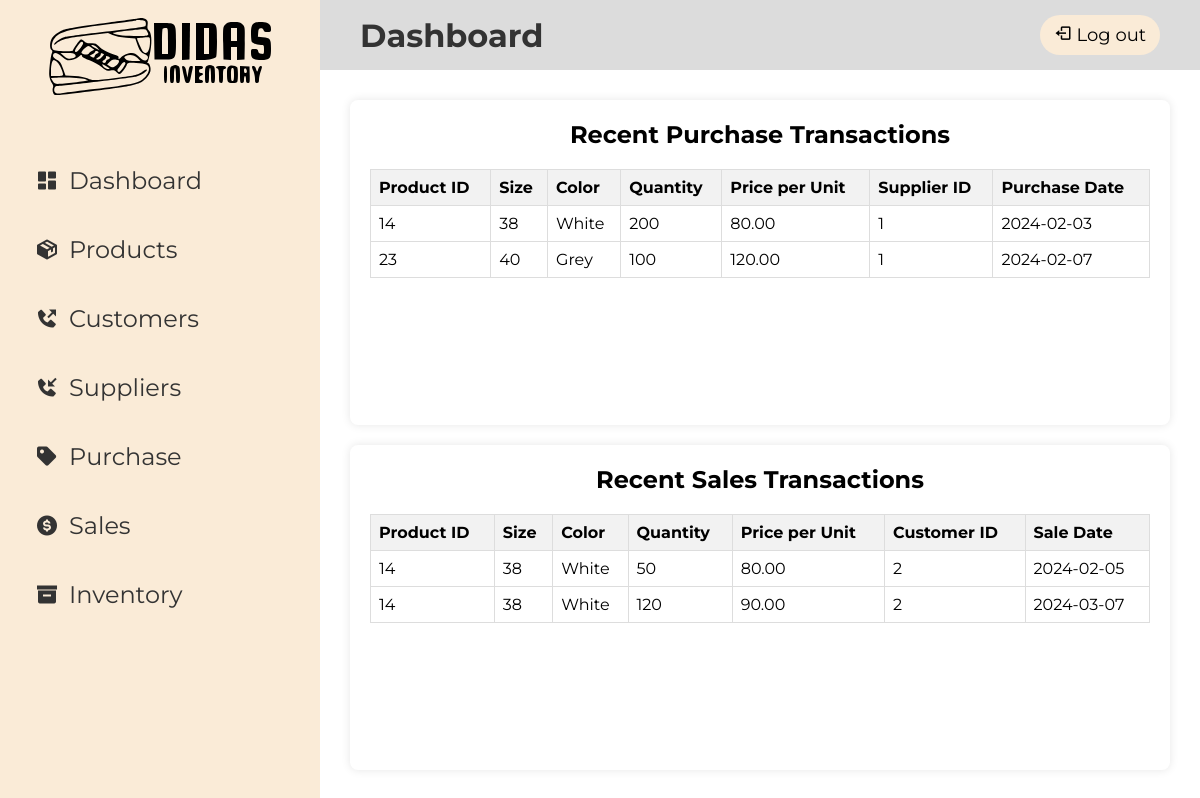
/dashboard.php (signed in), run on the app's committed database.
### tables this page shows
CREATE TABLE `purchase_transactions` (
  `purchase_trans_id` int(11) NOT NULL,
  `product_id` int(11) NOT NULL,
  `size` varchar(10) NOT NULL,
  `color` varchar(50) NOT NULL,
  `quantity` int(11) NOT NULL,
  `price_per_unit` decimal(10,2) NOT NULL,
  `supplier_id` int(11) NOT NULL,
  `purchase_cost` decimal(10,2) NOT NULL,
  `purchase_date` date DEFAULT NULL
);

CREATE TABLE `sales_transactions` (
  `sale_trans_id` int(11) NOT NULL,
  `product_id` int(11) NOT NULL,
  `size` varchar(10) NOT NULL,
  `color` varchar(50) NOT NULL,
  `quantity` int(11) NOT NULL,
  `price_per_unit` decimal(10,2) NOT NULL,
  `sale_total` decimal(10,2) NOT NULL,
  `customer_id` int(11) NOT NULL,
  `sale_date` date NOT NULL
);

### dashboard.php (the view, shortened to what this page needs)
<!DOCTYPE html>
<html>
<head>
    <link rel="stylesheet" href="dash.css">
    <link href='https://unpkg.com/boxicons@2.1.4/css/boxicons.min.css' rel='stylesheet'>
</head>
<body>
<header class="header">
    <div class="left-txt"><h1>Dashboard</h1></div>
    <div class="logout">
        <a href="logout.php"><i class='bx bx-log-out'></i> Log out</a>
    </div>
</header>
<section class="sidebar">
    <div>
        <a href="" class="logo-link">
            <img src="logo.svg" alt="logo">
        </a>
    </div>
    <div class="menu">
        <a href="dashboard.php"><i class='bx bxs-dashboard'></i>Dashboard</a>
        <a href="products.php"><i class='bx bxs-package'></i>Products</a>
        <a href="customer.php"><i class='bx bxs-phone-outgoing'></i>Customers</a>
        <a href="supplier.php"><i class='bx bxs-phone-incoming'></i>Suppliers</a>
        <a href="purchase.php"><i class='bx bxs-purchase-tag'></i>Purchase</a>
        <a href="sales.php"><i class='bx bxs-dollar-circle'></i>Sales</a>
        <a href="inventory.php"><i class='bx bxs-box'></i>Inventory</a>
    </div>
</section>
<main class="main">
    <div class="card">
        <h2>Recent Purchase Transactions</h2>
        <div class="transactions">
            <table>
                <thead>
                    <tr>
                        <th>Product ID</th>
                        <th>Size</th>
                        <th>Color</th>
                        <th>Quantity</th>
                        <th>Price per Unit</th>
                        <th>Supplier ID</th>
                        <th>Purchase Date</th>
                    </tr>
                </thead>
                <tbody>
                    <?php
                    $conn = new mysqli('localhost', 'root', '', 'inventory');
                    $sql = "SELECT * FROM purchase_transactions";
                    $result = $conn->query($sql);
                    if ($result->num_rows > 0) {
                        while($row = $result->fetch_assoc()) {
                            echo "<tr>
                                    <td>" . $row["product_id"] . "</td>
                                    <td>" . $row["size"] . "</td>
                                    <td>" . $row["color"] . "</td>
                                    <td>" . $row["quantity"] . "</td>
                                    <td>" . $row["price_per_unit"] . "</td>
                                    <td>" . $row["supplier_id"] . "</td>
                                    <td>" . $row["purchase_date"] . "</td>
                                  </tr>";
                        }
                    } else {
                        echo "<tr><td colspan='6'>No purchase transactions found</td></tr>";
                    }
                    ?>
                </tbody>
            </table>
        </div>
    </div>
    <div class="card">
        <h2>Recent Sales Transactions</h2>
        <div class="transactions">
            <table>
                <thead>
                    <tr>
                        <th>Product ID</th>
                        <th>Size</th>
                        <th>Color</th>
                        <th>Quantity</th>
                        <th>Price per Unit</th>
                        <th>Customer ID</th>
                        <th>Sale Date</th>
                    </tr>
                </thead>
                <tbody>
                    <?php
                    $conn = new mysqli('localhost', 'root', '', 'inventory');
                    $sql = "SELECT * FROM sales_transactions";
                    $result = $conn->query($sql);
                    if ($result->num_rows > 0) {
                        while($row = $result->fetch_assoc()) {
                            echo "<tr>
                                    <td>" . $row["product_id"] . "</td>
                                    <td>" . $row["size"] . "</td>
                                    <td>" . $row["color"] . "</td>
                                    <td>" . $row["quantity"] . "</td>
                                    <td>" . $row["price_per_unit"] . "</td>
                                    <td>" . $row["customer_id"] . "</td>
                                    <td>" . $row["sale_date"] . "</td>
                                  </tr>";
                        }
                    } else {
                        echo "<tr><td colspan='7'>No sales transactions found</td></tr>";
                    }
                    ?>
                </tbody>
            </table>
        </div>
    </div>
</main>
</body>
</html>

### dash.css (style rules this page uses)
body { font-family: "Montserrat", sans-serif; margin: 0; padding: 0; height: 100vh; display: grid; grid-template-columns: 320px 1fr; grid-template-rows: 70px 1fr; grid-template-areas: "side header" "side main"; }
.header { background-color:gainsboro; grid-area: header; display: flex; padding: 0 20px; align-items: center; }
.header a { text-decoration: none; color: inherit; }
.left-txt { margin-left: 20px; color:#333; }
.logout { margin-left: auto; margin-right: 20px; text-align: center; cursor: pointer; font-size: large; width: 120px; height: 40px; display: flex; align-items: center; justify-content : center; border-radius: 30px; border-width: 50px; border: 0.5px antiquewhite; background-color: antiquewhite; border-spacing: 10px; }
.sidebar { background-color: antiquewhite; grid-area: side; }
.logo-link img { max-width: 250px; height: 250; margin-left: 32px; margin-top: 7px; }
.menu { display: flex; flex-direction: column; margin-left: 15px; margin-top: 5vh; }
.menu a { font-size: x-large; color: #333; text-decoration: none; padding: 15px 20px; display: flex; align-items: center; border-radius: 5px; margin-bottom: 10px; }
.menu i { margin-right: 10px; }
.main { padding: 20px; display: flex; justify-content: space-around; flex-wrap: wrap; }
.card { background-color: #fff; padding: 20px; margin: 10px; box-shadow: 0 0 10px rgba(0, 0, 0, 0.1); border-radius: 8px; width: 100%; }
.card h2 { margin-top: 0; font-size: 24px; text-align: center; }
.transactions { overflow-x: auto; }
table { width: 100%; border-collapse: collapse; }
table, th, td { border: 1px solid #ddd; }
th, td { padding: 8px; text-align: left; }
th { background-color: #f2f2f2; }

### data on the page
purchase_transactions: product "14", size "38", color "White", quantity "200", price_per_unit "80.00", supplier "1", purchase_date "2024-02-03"
purchase_transactions: product "23", size "40", color "Grey", quantity "100", price_per_unit "120.00", supplier "1", purchase_date "2024-02-07"
sales_transactions: product "14", size "38", color "White", quantity "50", price_per_unit "80.00", customer "2", sale_date "2024-02-05"
sales_transactions: product "14", size "38", color "White", quantity "120", price_per_unit "90.00", customer "2", sale_date "2024-03-07"
